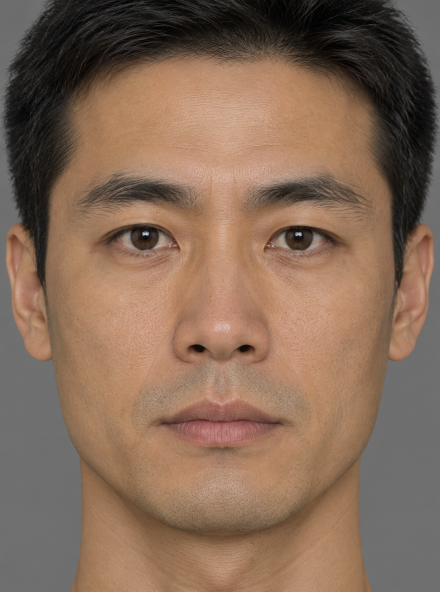
#> input picture RAG/portraits/figure-symmetric-cartographer/01-pass-880x1184.png, 880 x 1184 px (shown at 1/2 size)
$ python calibrate.py
#> lines starting #> are read from the running program, lines starting #| are printed output that depends on the picture
### Log/Circle10/consistency.py
"""Circle10 肖像一致性体检 v3：眼位对齐 + 身份相似 + 眼部比例 + 构图合规。

方法：Haar 眼级联取双眼框（全脸级联在极紧景别下大面积漏检，眼级联反而稳），
以双眼中心连线做旋转与尺度归一（瞳孔距固定 100px），再取固定窗口算 NCC。
跨片与片内用同一套对齐，两者之差即「同人不同片」的损失。

用法：python Log/Circle10/consistency.py
"""
import itertools
import sys
from pathlib import Path

ROOT = Path(__file__).resolve().parents[2]
sys.path.insert(0, str(ROOT / "Tool" / "_deps"))
sys.path.insert(0, str(ROOT / "Tool" / "_deps_cv4"))  # cv2 5.0 无 CascadeClassifier
import cv2
import numpy as np

OUT = ROOT / "Log" / "Circle10" / "output"
VIDEOS = {"a": OUT / "v1-a.mp4", "b": OUT / "v1-b.mp4"}
EYE = cv2.CascadeClassifier(str(ROOT / "Tool/_deps/cv2/data/haarcascade_eye.xml"))
FACE = cv2.CascadeClassifier(str(ROOT / "Tool/_deps/cv2/data/haarcascade_frontalface_default.xml"))
IPD = 100.0          # 归一到 100px
WIN = (300, 380)     # 对齐全脸窗口
TS = [0.0, 1.0, 2.0, 3.0, 4.0, 5.0]


def eye_pair(gray):
    h, w = gray.shape
    boxes = EYE.detectMultiScale(gray[:int(h * 0.62)], 1.05, 6, minSize=(int(w * 0.06), int(w * 0.06)))
    boxes = [b for b in boxes if b[2] < w * 0.45]
    if len(boxes) < 2:
        return None
    best = None
    for b1, b2 in itertools.combinations(boxes, 2):
        x1, y1, w1, h1 = b1
        x2, y2, w2, h2 = b2
        if x1 > x2:
            (x1, y1, w1, h1), (x2, y2, w2, h2) = (x2, y2, w2, h2), (x1, y1, w1, h1)
        c1 = (x1 + w1 / 2, y1 + h1 / 2)
        c2 = (x2 + w2 / 2, y2 + h2 / 2)
        dy = abs(c1[1] - c2[1])
        size_ratio = min(w1, w2) / max(w1, w2)
        if size_ratio < 0.7 or dy > (c2[0] - c1[0]) * 0.35:
            continue
        score = size_ratio - dy / w * 4
        if best is None or score > best[0]:
            best = (score, (x1, y1, w1, h1), (x2, y2, w2, h2))
    if best is None:
        return None
    return best[1], best[2]


def align(img, pair):
    (x1, y1, w1, h1), (x2, y2, w2, h2) = pair
    c1 = np.array([x1 + w1 / 2, y1 + h1 / 2], np.float32)
    c2 = np.array([x2 + w2 / 2, y2 + h2 / 2], np.float32)
    ipd = float(np.hypot(*(c2 - c1)))
    ang = np.degrees(np.arctan2(c2[1] - c1[1], c2[0] - c1[0]))
    M = cv2.getRotationMatrix2D(((c1 + c2) / 2).tolist(), ang, IPD / ipd)
    return cv2.warpAffine(img, M, (img.shape[1], img.shape[0]), flags=cv2.INTER_CUBIC)


def crop(aligned, pair):
    (x1, y1, w1, h1), (x2, y2, w2, h2) = pair
    cx = (x1 + w1 / 2 + x2 + w2 / 2) / 2
    cy = (y1 + h1 / 2 + y2 + h2 / 2) / 2
    x0 = int(cx - 1.5 * IPD); y0 = int(cy - 1.0 * IPD)
    x1_ = int(cx + 1.5 * IPD); y1_ = int(cy + 2.8 * IPD)
    pad_x0, pad_y0 = max(0, -x0), max(0, -y0)
    x0, y0 = max(0, x0), max(0, y0)
    x1_ = min(aligned.shape[1], x1_); y1_ = min(aligned.shape[0], y1_)
    sub = aligned[y0:y1_, x0:x1_]
    sub = np.pad(sub, ((pad_y0, 0), (pad_x0, 0), (0, 0)), mode="edge") if (pad_x0 or pad_y0) else sub
    return cv2.resize(sub, WIN, interpolation=cv2.INTER_AREA)


def ncc(a, b, inset=0.08):
    h, w = a.shape
    m = np.zeros((h, w), bool)
    m[int(h * inset):int(h * (1 - inset)), int(w * inset):int(w * (1 - inset))] = True
    x, y = a[m].astype(np.float32), b[m].astype(np.float32)
    x -= x.mean(); y -= y.mean()
    d = np.sqrt((x * x).sum() * (y * y).sum())
    return float((x * y).sum() / d) if d else 0.0


def score(ref, mov, rng=6):
    rg = cv2.GaussianBlur(cv2.cvtColor(ref, cv2.COLOR_BGR2GRAY).astype(np.float32), (0, 0), 1.2)
    mg = cv2.GaussianBlur(cv2.cvtColor(mov, cv2.COLOR_BGR2GRAY).astype(np.float32), (0, 0), 1.2)
    best = -1.0
    for dx in range(-rng, rng + 1, 2):
        for dy in range(-rng, rng + 1, 2):
            M = np.array([[1, 0, dx], [0, 1, dy]], np.float32)
            w = cv2.warpAffine(mg, M, (WIN[0], WIN[1]), flags=cv2.INTER_LINEAR,
                               borderMode=cv2.BORDER_REPLICATE)
            best = max(best, ncc(rg, w))
    return best


# [85 lines left out: function main, not called in this run]


# [2 lines that do not run on import are left out]

### Log/Circle10/calibrate.py
"""Circle10 校准：把两条视频的正脸帧与「已验收的肖像卡静态图」对齐后比相似度。

用途：NCC 没有绝对阈值，需要参照点。这里给三档参照
  静态图 ↔ 静态图（同卡异次，Circle8 已验收为同一人）
  静态图 ↔ 视频（跨模态，同一张卡）
  视频   ↔ 视频（本轮两条）
另加一个「不同人」下界：动作卡视频里的人脸。

用法：python Log/Circle10/calibrate.py
"""
import sys
from pathlib import Path

ROOT = Path(__file__).resolve().parents[2]
sys.path.insert(0, str(ROOT / "Tool" / "_deps"))
sys.path.insert(0, str(ROOT / "Tool" / "_deps_cv4"))
import cv2
import numpy as np

sys.path.insert(0, str(ROOT / "Log" / "Circle10"))
from consistency import align, crop, eye_pair, score  # noqa: E402

OUT = ROOT / "Log" / "Circle10" / "output"
STILLS = {
    "still-880": ROOT / "RAG/portraits/figure-symmetric-cartographer/01-pass-880x1184.png",
    "still-1086": ROOT / "RAG/portraits/figure-symmetric-cartographer/02-pass-1086x1448.png",
}


def face_of_image(path):
    img = cv2.imread(str(path))
    g = cv2.cvtColor(img, cv2.COLOR_BGR2GRAY)
    pair = eye_pair(g)
    if pair is None:
        return None
    return crop(align(img, pair), pair)


def face_of_video(path, t):
    cap = cv2.VideoCapture(str(path))
    cap.set(cv2.CAP_PROP_POS_MSEC, t * 1000)
    ok, fr = cap.read()
    cap.release()
    if not ok:
        return None
    pair = eye_pair(cv2.cvtColor(fr, cv2.COLOR_BGR2GRAY))
    return None if pair is None else crop(align(fr, pair), pair)


def main():
    faces = {}
    for k, p in STILLS.items():
        f = face_of_image(p)
#> in face_of_image, img is the input picture: shape (1184, 880, 3); mean B, G, R 87.1, 105.8, 132.5
#> in face_of_image, `g = cv2.cvtColor(img, cv2.COLOR_BGR2GRAY)`:
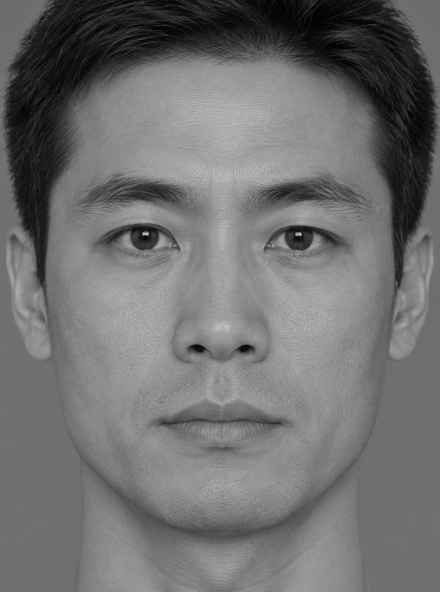
#> g: shape (1184, 880) (shown at 1/2 size); min 0, max 218, mean 111.7
#> in eye_pair, `boxes = EYE.detectMultiScale(gray[:int(h * 0.62)], 1.05, 6, minSize=(i..`: boxes = [[504, 395, 170, 170], [189, 387, 179, 179]]
#> the loop in eye_pair, `for b1, b2 in itertools.combinations(boxes, 2):` made 1 pass
#> (x1, y1, w1, h1, x2, y2, w2, h2) on pass 1: (189, 387, 179, 179, 504, 395, 170, 170)
#> in face_of_image, `pair = eye_pair(g)`: pair = ((189, 387, 179, 179), (504, 395, 170, 170))
#> in align, `(x1, y1, w1, h1), (x2, y2, w2, h2) = pair`: x1 = 189; y1 = 387; w1 = 179; x2 = 504; y2 = 395; w2 = 170
#> in align, `c1 = np.array([x1 + w1 / 2, y1 + h1 / 2], np.float32)`: c1 = [278.5, 476.5]
#> in align, `c2 = np.array([x2 + w2 / 2, y2 + h2 / 2], np.float32)`: c2 = [589, 480]
#> in align, `ipd = float(np.hypot(*(c2 - c1)))`: ipd = 310.5
#> in align, `ang = np.degrees(np.arctan2(c2[1] - c1[1], c2[0] - c1[0]))`: ang = 0.646
#> in align, `M = cv2.getRotationMatrix2D(((c1 + c2) / 2).tolist(), ang, IPD / ipd)`: M = [[0.322, 0.00363, 292.3], [-0.00363, 0.322, 325.8]]
#> in align, `return cv2.warpAffine(img, M, (img.shape[1], img.shape[0]), flags=cv2...`:
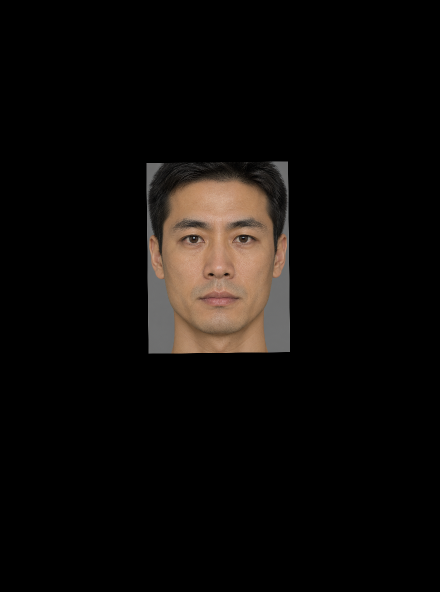
#> returned value: shape (1184, 880, 3) (shown at 1/2 size); mean of channels 0, 1, 2 9, 11, 13.7; drawn as B, G, R
#> in crop, `(x1, y1, w1, h1), (x2, y2, w2, h2) = pair`: x1 = 189; y1 = 387; w1 = 179; x2 = 504; y2 = 395; w2 = 170
#> in crop, `cx = (x1 + w1 / 2 + x2 + w2 / 2) / 2`: cx = 433.8
#> in crop, `cy = (y1 + h1 / 2 + y2 + h2 / 2) / 2`: cy = 478.2
#> in crop, `x0 = int(cx - 1.5 * IPD)`: x0 = 283
#> in crop, `y0 = int(cy - 1.0 * IPD)`: y0 = 378
#> in crop, `x1_ = int(cx + 1.5 * IPD)`: x1_ = 583
#> in crop, `y1_ = int(cy + 2.8 * IPD)`: y1_ = 758
#> in crop, `pad_x0, pad_y0 = max(0, -x0), max(0, -y0)`: pad_x0 = 0
#> in crop, `sub = aligned[y0:y1_, x0:x1_]`:
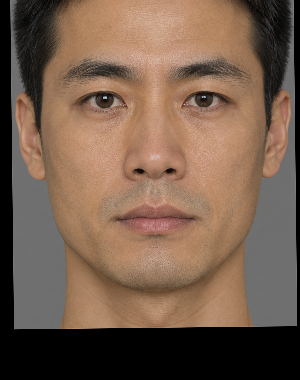
#> sub: shape (380, 300, 3); mean of channels 0, 1, 2 76.6, 93.5, 117.7; drawn as B, G, R
        print(k, "眼位对齐", "OK" if f is not None else "★未检出")
#| still-880 眼位对齐 OK
        if f is not None:
            faces[k] = f
            cv2.imwrite(str(OUT / f"_{k}_aligned.png"), f)
#> pass 2 of the loop in main, `for k, p in STILLS.items():`:
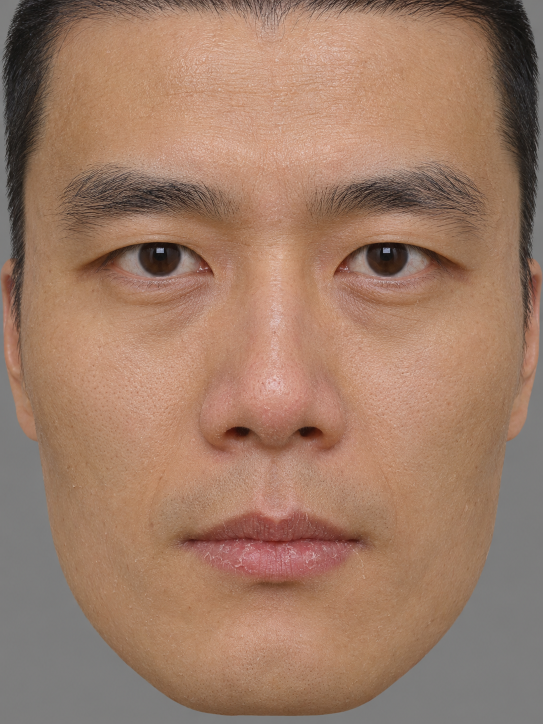
#> input picture RAG/portraits/figure-symmetric-cartographer/02-pass-1086x1448.png, 1086 x 1448 px (shown at 1/2 size)
#> in face_of_image, img is the input picture: shape (1448, 1086, 3); mean B, G, R 102.9, 123.3, 158
#> g: shape (1448, 1086)
#> the loop in eye_pair (call 2), `for b1, b2 in itertools.combinations(boxes, 2):` made 1 pass
#> (x1, y1, w1, h1, x2, y2, w2, h2) on pass 1: (166, 383, 274, 274, 633, 390, 261, 261)
#> pair = ((166, 383, 274, 274), (633, 390, 261, 261))
#> in align (call 2), `(x1, y1, w1, h1), (x2, y2, w2, h2) = pair`: x1 = 166; y1 = 383; w1 = 274; x2 = 633; y2 = 390; w2 = 261
#> in align (call 2), `c1 = np.array([x1 + w1 / 2, y1 + h1 / 2], np.float32)`: c1 = [303, 520]
#> in align (call 2), `c2 = np.array([x2 + w2 / 2, y2 + h2 / 2], np.float32)`: c2 = [763.5, 520.5]
#> ipd = 460.5
#> ang = 0.0622
#> M = [[0.217, 0.000236, 417.3], [-0.000236, 0.217, 407.4]]
#> in align (call 2), `return cv2.warpAffine(img, M, (img.shape[1], img.shape[0]), flags=cv2...`:
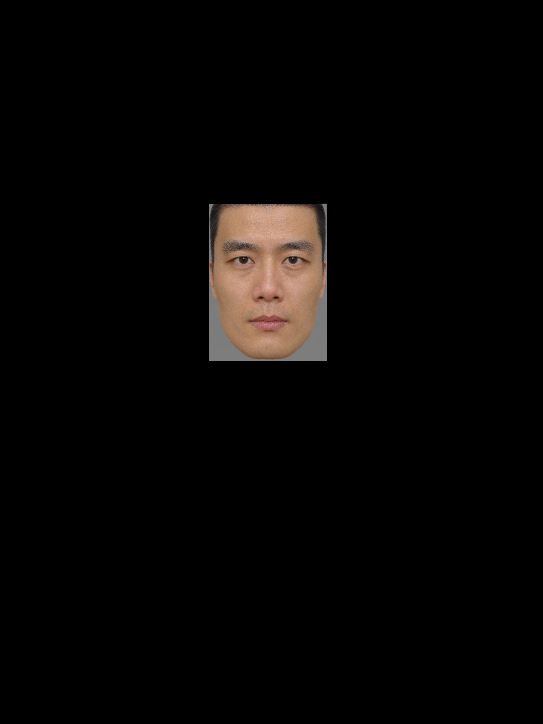
#> returned value: shape (1448, 1086, 3) (shown at 1/2 size); mean of channels 0, 1, 2 4.9, 5.8, 7.4; drawn as B, G, R
#> in crop (call 2), `(x1, y1, w1, h1), (x2, y2, w2, h2) = pair`: x1 = 166; y1 = 383; w1 = 274; x2 = 633; y2 = 390; w2 = 261
#> cx = 533.2
#> cy = 520.2
#> x0 = 383
#> y0 = 420
#> x1_ = 683
#> y1_ = 800
#> in crop (call 2), `sub = aligned[y0:y1_, x0:x1_]`:
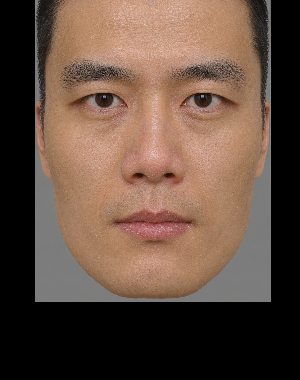
#> sub: shape (380, 300, 3); mean of channels 0, 1, 2 64.7, 77.6, 99.5; drawn as B, G, R
#| still-1086 眼位对齐 OK

    for tag, t in (("a3", 3.0), ("a5", 5.0), ("b3", 3.0), ("b5", 5.0)):
        v = "a" if tag.startswith("a") else "b"
        f = face_of_video(OUT / f"v1-{v}.mp4", t)
        if f is not None:
            faces[tag] = f
            cv2.imwrite(str(OUT / f"_vid-{tag}_aligned.png"), f)
        print("vid-" + tag, "眼位对齐", "OK" if f is not None else "★未检出")
#> pass 2 of the loop in main, `for tag, t in (("a3", 3.0), ("a5", 5.0), ("b3", 3.0), ("b5", 5.0)):`:

    print("\n=== 三档参照 NCC ===")
    names = list(faces)
#> names = ['still-880', 'still-1086']
    for i in range(len(names)):
        for j in range(i + 1, len(names)):
            x, y = names[i], names[j]
            print("  %-12s ↔ %-12s  %.3f" % (x, y, score(faces[x], faces[y])))
#> this loop made 2 passes
#|   still-880    ↔ still-1086    0.644
#> pass 1, in score, `rg = cv2.GaussianBlur(cv2.cvtColor(ref, cv2.COLOR_BGR2GRAY).astype(np...`:
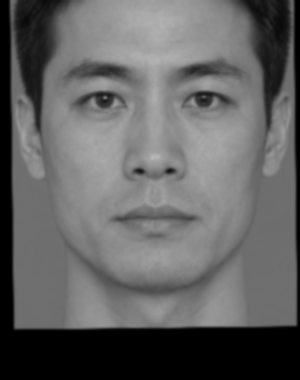
#> rg: shape (380, 300) float32; min 0, max 184.4, mean 98.8
#> pass 1, in score, `mg = cv2.GaussianBlur(cv2.cvtColor(mov, cv2.COLOR_BGR2GRAY).astype(np...`:
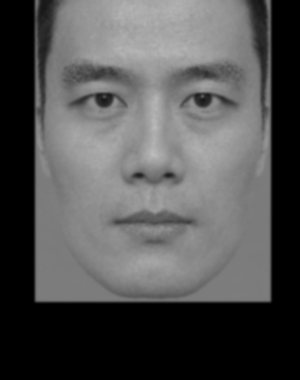
#> mg: shape (380, 300) float32; min 0, max 188.9, mean 82.7

    if "still-880" in faces and "still-1086" in faces:
        print("\n参考口径：静态图之间（同卡异次验收为同一人）= %.3f" %
              score(faces["still-880"], faces["still-1086"]))
#> the loop in score (call 2), `for dx in range(-rng, rng + 1, 2):` made 7 passes
#| 参考口径：静态图之间（同卡异次验收为同一人）= 0.644


if __name__ == "__main__":
    main()
